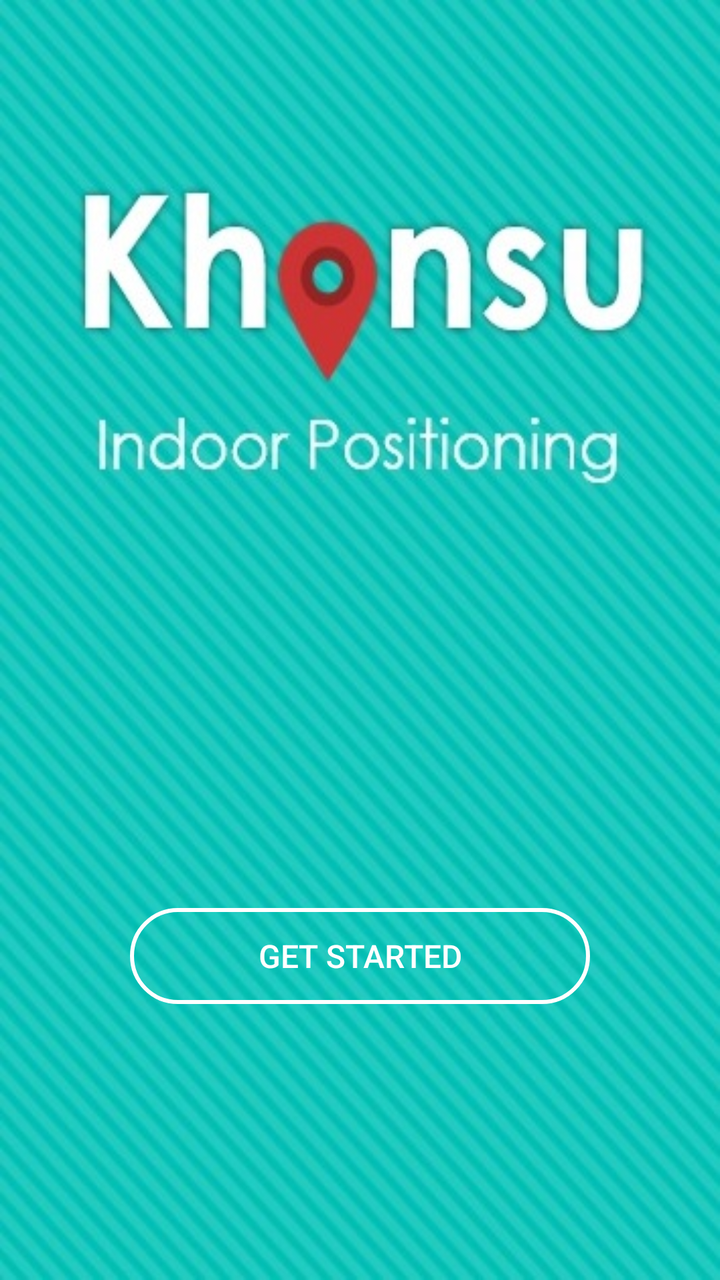
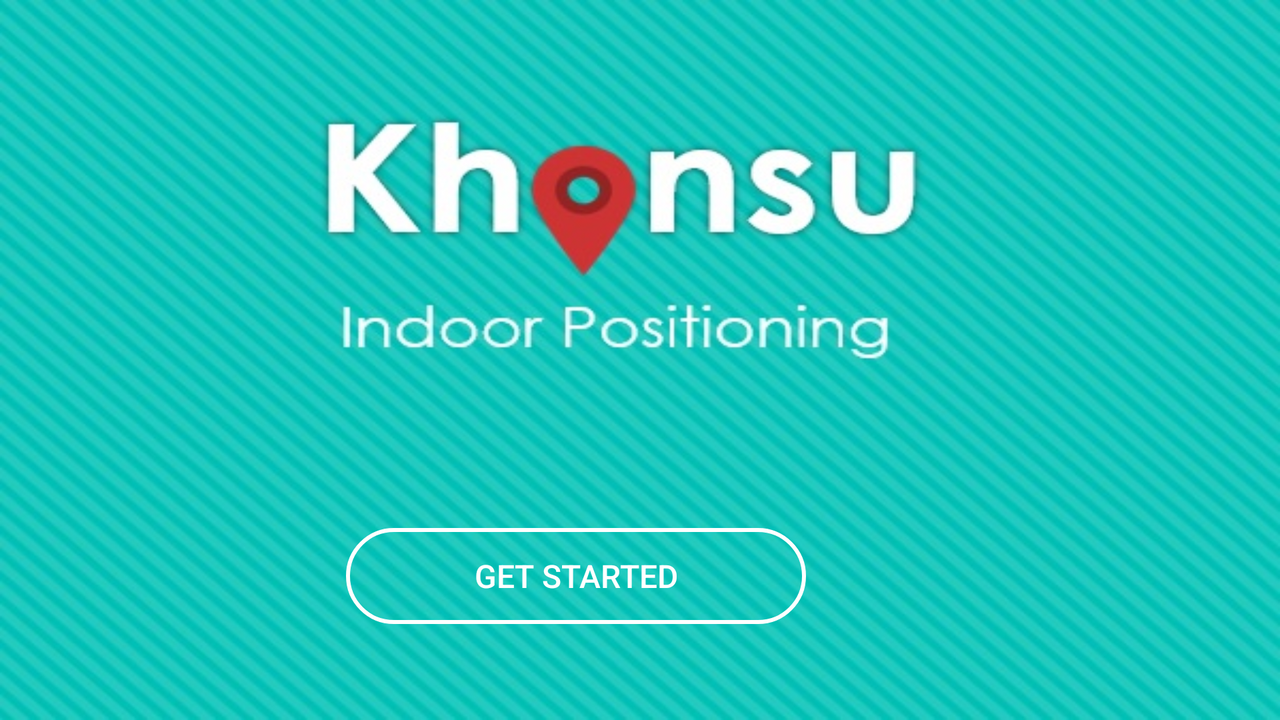

Two renders of one Android screen. The first uses the default layout on a phone; the second uses the alternative layout the repository ships for a different screen configuration, on a matching device. The two XML files are below.
<!-- AndroidManifest.xml: application theme AppTheme -->
<!-- res/layout/wellcome.xml -->
<?xml version="1.0" encoding="utf-8"?>
<RelativeLayout xmlns:android="http://schemas.android.com/apk/res/android"
    android:layout_width="match_parent"
    android:layout_height="match_parent"
    android:orientation="vertical"
    android:background="@drawable/wellcome"
    android:layout_alignParentBottom="true"
    android:gravity="bottom">

    <Button
        android:id="@+id/btnWellcome"
        android:layout_width="230dp"
        android:layout_height="wrap_content"
        android:layout_marginBottom="138dp"
        android:background="@drawable/rounded"
        android:textSize="16dp"
        android:text="Get Started"
        android:textColor="@color/white"
        android:layout_alignParentBottom="true"
        android:layout_centerHorizontal="true" />
</RelativeLayout>
<!-- resources referenced by this layout -->
<resources>
  <!-- drawable rounded (drawable) -->
  <?xml version="1.0" encoding="utf-8"?>
  <shape xmlns:android="http://schemas.android.com/apk/res/android"
      android:shape="rectangle" android:padding="10dp">
      <stroke android:width="2dp"
              android:color="@android:color/white"></stroke>
      <corners
          android:bottomRightRadius="40dp"
          android:bottomLeftRadius="40dp"
          android:topLeftRadius="40dp"
          android:topRightRadius="40dp"/>
  </shape>
  <!-- drawable wellcome: jpg bitmap (drawable, 71479 bytes) -->
  <style name="AppTheme" parent="Theme.AppCompat.Light.DarkActionBar">
          
          <item name="colorPrimary">@color/colorPrimary</item>
          <item name="colorPrimaryDark">@color/colorPrimaryDark</item>
          <item name="colorAccent">@color/colorAccent</item>
      </style>
  <color name="colorPrimary">#EF5350</color>
  <color name="colorPrimaryDark">#E53935</color>
  <color name="colorAccent">#2196F3</color>
</resources>
<!-- res/layout-land/wellcome.xml (the author's variant of the layout above) -->
<!-- drawn on the phone turned sideways -->
<?xml version="1.0" encoding="utf-8"?>
<RelativeLayout xmlns:android="http://schemas.android.com/apk/res/android"
    android:layout_width="match_parent"
    android:layout_height="match_parent"
    android:orientation="vertical"
    android:background="@drawable/wellcome_land"
    android:layout_alignParentBottom="true"
    android:gravity="bottom">

    <Button
        android:id="@+id/btnWellcome"
        android:layout_width="230dp"
        android:layout_height="wrap_content"
        android:layout_marginBottom="48dp"
        android:background="@drawable/rounded"
        android:textSize="16dp"
        android:text="Get Started"
        android:textColor="@color/white"
        android:layout_marginStart="173dp"
        android:layout_alignParentBottom="true"
        android:layout_alignParentStart="true" />
</RelativeLayout>
<!-- resources referenced by the variant -->
<!-- as the phone turned sideways resolves them -->
<resources>
  <!-- drawable rounded (drawable) -->
  <?xml version="1.0" encoding="utf-8"?>
  <shape xmlns:android="http://schemas.android.com/apk/res/android"
      android:shape="rectangle" android:padding="10dp">
      <stroke android:width="2dp"
              android:color="@android:color/white"></stroke>
      <corners
          android:bottomRightRadius="40dp"
          android:bottomLeftRadius="40dp"
          android:topLeftRadius="40dp"
          android:topRightRadius="40dp"/>
  </shape>
  <!-- drawable wellcome_land: jpg bitmap (drawable, 83646 bytes) -->
  <style name="AppTheme" parent="Theme.AppCompat.Light.DarkActionBar">
          
          <item name="colorPrimary">@color/colorPrimary</item>
          <item name="colorPrimaryDark">@color/colorPrimaryDark</item>
          <item name="colorAccent">@color/colorAccent</item>
      </style>
  <color name="colorPrimary">#EF5350</color>
  <color name="colorPrimaryDark">#E53935</color>
  <color name="colorAccent">#2196F3</color>
</resources>
